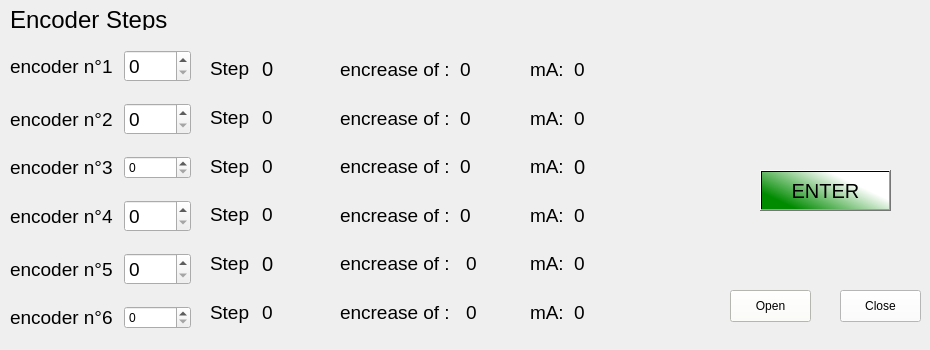
    <widget class="QWidget" name="Direct">
     <attribute name="title">
      <string>Direct  EncoderSteps</string>
     </attribute>
     <widget class="QPushButton" name="Pulsante_invio_pagina_Basics">
      <property name="geometry">
       <rect>
        <x>760</x>
        <y>170</y>
        <width>131</width>
        <height>41</height>
       </rect>
      </property>
      <property name="font">
       <font>
        <pointsize>15</pointsize>
       </font>
      </property>
      <property name="styleSheet">
       <string notr="true">background-color: qlineargradient(spread:pad, x1:0.0246305, y1:0.602273, x2:1, y2:0, stop:0 rgba(0, 139, 0, 255), stop:0.655172 rgba(255, 255, 255, 255));</string>
      </property>
      <property name="text">
       <string>ENTER</string>
      </property>
     </widget>
     <widget class="QLabel" name="Passi_encoder_scritta">
      <property name="geometry">
       <rect>
        <x>10</x>
        <y>10</y>
        <width>171</width>
        <height>20</height>
       </rect>
      </property>
      <property name="font">
       <font>
        <pointsize>18</pointsize>
       </font>
      </property>
      <property name="text">
       <string>Encoder Steps </string>
      </property>
     </widget>
     <widget class="QWidget" name="layoutWidget">
      <property name="geometry">
       <rect>
        <x>10</x>
        <y>40</y>
        <width>181</width>
        <height>301</height>
       </rect>
      </property>
      <layout class="QVBoxLayout" name="VEn_Dir">
       <property name="spacing">
        <number>11</number>
       </property>
       <item>
        <layout class="QHBoxLayout" name="Motore1" stretch="0,0">
         <item>
          <widget class="QLabel" name="Encoder1_direct">
           <property name="font">
            <font>
             <pointsize>14</pointsize>
            </font>
           </property>
           <property name="text">
            <string>encoder n°1</string>
           </property>
          </widget>
         </item>
         <item>
          <widget class="QSpinBox" name="riferimento1_direct">
           <property name="font">
            <font>
             <pointsize>14</pointsize>
            </font>
           </property>
          </widget>
         </item>
        </layout>
       </item>
       <item>
        <layout class="QHBoxLayout" name="Motore2" stretch="0,0">
         <item>
          <widget class="QLabel" name="Encoder_direct">
           <property name="font">
            <font>
             <pointsize>14</pointsize>
            </font>
           </property>
           <property name="text">
            <string>encoder n°2</string>
           </property>
          </widget>
         </item>
         <item>
          <widget class="QSpinBox" name="riferimento1_2_direct">
           <property name="font">
            <font>
             <pointsize>14</pointsize>
            </font>
           </property>
          </widget>
         </item>
        </layout>
       </item>
       <item>
        <layout class="QHBoxLayout" name="Motore3" stretch="0,0">
         <item>
          <widget class="QLabel" name="Encoder3_direct">
           <property name="font">
            <font>
             <pointsize>14</pointsize>
            </font>
           </property>
           <property name="text">
            <string>encoder n°3</string>
           </property>
          </widget>
         </item>
         <item>
          <widget class="QSpinBox" name="riferimento1_3_direct"/>
         </item>
        </layout>
       </item>
       <item>
        <layout class="QHBoxLayout" name="Motore4" stretch="0,0">
         <item>
          <widget class="QLabel" name="Ecoder4_direct">
           <property name="font">
            <font>
             <pointsize>14</pointsize>
            </font>
           </property>
           <property name="text">
            <string>encoder n°4</string>
           </property>
          </widget>
         </item>
         <item>
          <widget class="QSpinBox" name="riferimento1_4_direct">
           <property name="font">
            <font>
             <pointsize>14</pointsize>
            </font>
           </property>
          </widget>
         </item>
        </layout>
       </item>
       <item>
        <layout class="QHBoxLayout" name="Motore5" stretch="0,0">
         <item>
          <widget class="QLabel" name="Encoder5_direct">
           <property name="font">
            <font>
             <pointsize>14</pointsize>
            </font>
           </property>
           <property name="text">
            <string>encoder n°5</string>
           </property>
          </widget>
         </item>
         <item>
          <widget class="QSpinBox" name="riferimento1_5_direct">
           <property name="font">
            <font>
             <pointsize>14</pointsize>
            </font>
           </property>
          </widget>
         </item>
        </layout>
       </item>
       <item>
        <layout class="QHBoxLayout" name="Motore6" stretch="0,0">
         <item>
          <widget class="QLabel" name="Encoder6_direct">
           <property name="font">
            <font>
             <pointsize>14</pointsize>
            </font>
           </property>
           <property name="text">
            <string>encoder n°6</string>
           </property>
          </widget>
         </item>
         <item>
          <widget class="QSpinBox" name="riferimento1_6_direct"/>
         </item>
        </layout>
       </item>
      </layout>
     </widget>
     <widget class="QWidget" name="layoutWidget">
      <property name="geometry">
       <rect>
        <x>340</x>
        <y>50</y>
        <width>181</width>
        <height>281</height>
       </rect>
      </property>
      <property name="font">
       <font>
        <pointsize>15</pointsize>
       </font>
      </property>
      <layout class="QVBoxLayout" name="VEncDir">
       <property name="spacing">
        <number>10</number>
       </property>
       <item>
        <layout class="QHBoxLayout" name="horizontalLayout_9">
         <item>
          <widget class="QLabel" name="encrease1">
           <property name="font">
            <font>
             <pointsize>14</pointsize>
            </font>
           </property>
           <property name="text">
            <string>encrease of :</string>
           </property>
          </widget>
         </item>
         <item>
          <widget class="QLabel" name="encrease_value1">
           <property name="font">
            <font>
             <pointsize>14</pointsize>
            </font>
           </property>
           <property name="text">
            <string>0</string>
           </property>
          </widget>
         </item>
        </layout>
       </item>
       <item>
        <layout class="QHBoxLayout" name="horizontalLayout_14">
         <item>
          <widget class="QLabel" name="encrease2">
           <property name="font">
            <font>
             <pointsize>14</pointsize>
            </font>
           </property>
           <property name="text">
            <string>encrease of :</string>
           </property>
          </widget>
         </item>
         <item>
          <widget class="QLabel" name="encrease_value2">
           <property name="font">
            <font>
             <pointsize>14</pointsize>
            </font>
           </property>
           <property name="text">
            <string>0</string>
           </property>
          </widget>
         </item>
        </layout>
       </item>
       <item>
        <layout class="QHBoxLayout" name="horizontalLayout_15">
         <item>
          <widget class="QLabel" name="encrease3">
           <property name="font">
            <font>
             <pointsize>14</pointsize>
            </font>
           </property>
           <property name="text">
            <string>encrease of :</string>
           </property>
           <property name="indent">
            <number>-1</number>
           </property>
          </widget>
         </item>
         <item>
          <widget class="QLabel" name="encrease_value3">
           <property name="font">
            <font>
             <pointsize>14</pointsize>
            </font>
           </property>
           <property name="text">
            <string>0</string>
           </property>
          </widget>
         </item>
        </layout>
       </item>
       <item>
        <layout class="QHBoxLayout" name="horizontalLayout_16">
         <item>
          <widget class="QLabel" name="encrease4">
           <property name="font">
            <font>
             <pointsize>14</pointsize>
            </font>
           </property>
           <property name="text">
            <string>encrease of :</string>
           </property>
           <property name="scaledContents">
            <bool>false</bool>
           </property>
           <property name="margin">
            <number>0</number>
           </property>
          </widget>
         </item>
         <item>
          <widget class="QLabel" name="encrease_value4">
           <property name="font">
            <font>
             <pointsize>14</pointsize>
            </font>
           </property>
           <property name="text">
            <string>0</string>
           </property>
          </widget>
         </item>
        </layout>
       </item>
       <item>
        <layout class="QHBoxLayout" name="horizontalLayout_17">
         <item>
          <widget class="QLabel" name="encrease5">
           <property name="font">
            <font>
             <pointsize>14</pointsize>
            </font>
           </property>
           <property name="text">
            <string>encrease of : </string>
           </property>
          </widget>
         </item>
         <item>
          <widget class="QLabel" name="encrease_value5">
           <property name="font">
            <font>
             <pointsize>14</pointsize>
            </font>
           </property>
           <property name="text">
            <string>0</string>
           </property>
          </widget>
         </item>
        </layout>
       </item>
       <item>
        <layout class="QHBoxLayout" name="horizontalLayout_18">
         <item>
          <widget class="QLabel" name="encrease6">
           <property name="font">
            <font>
             <pointsize>14</pointsize>
            </font>
           </property>
           <property name="text">
            <string>encrease of : </string>
           </property>
          </widget>
         </item>
         <item>
          <widget class="QLabel" name="encrease_value6">
           <property name="font">
            <font>
             <pointsize>14</pointsize>
            </font>
           </property>
           <property name="text">
            <string>0</string>
           </property>
          </widget>
         </item>
        </layout>
       </item>
      </layout>
     </widget>
     <widget class="QWidget" name="layoutWidget">
      <property name="geometry">
       <rect>
        <x>210</x>
        <y>50</y>
        <width>121</width>
        <height>281</height>
       </rect>
      </property>
      <property name="font">
       <font>
        <pointsize>15</pointsize>
       </font>
      </property>
      <layout class="QVBoxLayout" name="VStepDir">
       <property name="spacing">
        <number>12</number>
       </property>
       <item>
        <layout class="QHBoxLayout" name="horizontalLayout_25">
         <item>
          <widget class="QLabel" name="Step1_direct">
           <property name="sizePolicy">
            <sizepolicy hsizetype="Fixed" vsizetype="Preferred">
             <horstretch>0</horstretch>
             <verstretch>0</verstretch>
            </sizepolicy>
           </property>
           <property name="font">
            <font>
             <pointsize>14</pointsize>
            </font>
           </property>
           <property name="text">
            <string>Step</string>
           </property>
          </widget>
         </item>
         <item>
          <widget class="QLabel" name="passi1_direct">
           <property name="font">
            <font>
             <pointsize>15</pointsize>
            </font>
           </property>
           <property name="text">
            <string>0</string>
           </property>
          </widget>
         </item>
        </layout>
       </item>
       <item>
        <layout class="QHBoxLayout" name="horizontalLayout_26">
         <item>
          <widget class="QLabel" name="Step2_direct">
           <property name="sizePolicy">
            <sizepolicy hsizetype="Fixed" vsizetype="Preferred">
             <horstretch>0</horstretch>
             <verstretch>0</verstretch>
            </sizepolicy>
           </property>
           <property name="font">
            <font>
             <pointsize>14</pointsize>
            </font>
           </property>
           <property name="text">
            <string>Step</string>
           </property>
          </widget>
         </item>
         <item>
          <widget class="QLabel" name="passi1_2_direct">
           <property name="font">
            <font>
             <pointsize>14</pointsize>
            </font>
           </property>
           <property name="text">
            <string>0</string>
           </property>
          </widget>
         </item>
        </layout>
       </item>
       <item>
        <layout class="QHBoxLayout" name="horizontalLayout_27">
         <item>
          <widget class="QLabel" name="Step3_direct">
           <property name="sizePolicy">
            <sizepolicy hsizetype="Fixed" vsizetype="Preferred">
             <horstretch>0</horstretch>
             <verstretch>0</verstretch>
            </sizepolicy>
           </property>
           <property name="font">
            <font>
             <pointsize>14</pointsize>
            </font>
           </property>
           <property name="text">
            <string>Step</string>
           </property>
          </widget>
         </item>
         <item>
          <widget class="QLabel" name="passi1_3_direct">
           <property name="font">
            <font>
             <pointsize>14</pointsize>
            </font>
           </property>
           <property name="text">
            <string>0</string>
           </property>
          </widget>
         </item>
        </layout>
       </item>
       <item>
        <layout class="QHBoxLayout" name="horizontalLayout_28">
         <item>
          <widget class="QLabel" name="Step4_direct">
           <property name="sizePolicy">
            <sizepolicy hsizetype="Fixed" vsizetype="Preferred">
             <horstretch>0</horstretch>
             <verstretch>0</verstretch>
            </sizepolicy>
           </property>
           <property name="font">
            <font>
             <pointsize>14</pointsize>
            </font>
           </property>
           <property name="text">
            <string>Step</string>
           </property>
          </widget>
         </item>
         <item>
          <widget class="QLabel" name="passi1_4_direct">
           <property name="font">
            <font>
             <pointsize>14</pointsize>
            </font>
           </property>
           <property name="text">
            <string>0</string>
           </property>
          </widget>
         </item>
        </layout>
       </item>
       <item>
        <layout class="QHBoxLayout" name="horizontalLayout_29">
         <item>
          <widget class="QLabel" name="Step5_direct">
           <property name="sizePolicy">
            <sizepolicy hsizetype="Fixed" vsizetype="Preferred">
             <horstretch>0</horstretch>
             <verstretch>0</verstretch>
            </sizepolicy>
           </property>
           <property name="font">
            <font>
             <pointsize>14</pointsize>
            </font>
           </property>
           <property name="text">
            <string>Step</string>
           </property>
          </widget>
         </item>
         <item>
          <widget class="QLabel" name="passi1_5_direct">
           <property name="font">
            <font>
             <pointsize>15</pointsize>
            </font>
           </property>
           <property name="text">
            <string>0</string>
           </property>
          </widget>
         </item>
        </layout>
       </item>
       <item>
        <layout class="QHBoxLayout" name="horizontalLayout_30">
         <item>
          <widget class="QLabel" name="Step6_direct">
           <property name="sizePolicy">
            <sizepolicy hsizetype="Fixed" vsizetype="Preferred">
             <horstretch>0</horstretch>
             <verstretch>0</verstretch>
            </sizepolicy>
           </property>
           <property name="font">
            <font>
             <pointsize>14</pointsize>
            </font>
           </property>
           <property name="text">
            <string>Step</string>
           </property>
          </widget>
         </item>
         <item>
          <widget class="QLabel" name="passi1_6_direct">
           <property name="font">
            <font>
             <pointsize>14</pointsize>
            </font>
           </property>
           <property name="text">
            <string>0</string>
           </property>
          </widget>
         </item>
        </layout>
       </item>
      </layout>
     </widget>
     <widget class="QWidget" name="layoutWidget_5">
      <property name="geometry">
       <rect>
        <x>530</x>
        <y>50</y>
        <width>141</width>
        <height>281</height>
       </rect>
      </property>
      <property name="font">
       <font>
        <pointsize>15</pointsize>
       </font>
      </property>
      <layout class="QVBoxLayout" name="VmADir_2">
       <property name="spacing">
        <number>10</number>
       </property>
       <item>
        <layout class="QHBoxLayout" name="horizontalLayout_37">
         <item>
          <widget class="QLabel" name="ma1">
           <property name="enabled">
            <bool>true</bool>
           </property>
           <property name="sizePolicy">
            <sizepolicy hsizetype="Fixed" vsizetype="Preferred">
             <horstretch>0</horstretch>
             <verstretch>0</verstretch>
            </sizepolicy>
           </property>
           <property name="font">
            <font>
             <pointsize>14</pointsize>
            </font>
           </property>
           <property name="text">
            <string>mA:</string>
           </property>
          </widget>
         </item>
         <item>
          <widget class="QLabel" name="ma1_value">
           <property name="font">
            <font>
             <pointsize>14</pointsize>
            </font>
           </property>
           <property name="text">
            <string>0</string>
           </property>
          </widget>
         </item>
        </layout>
       </item>
       <item>
        <layout class="QHBoxLayout" name="horizontalLayout_38">
         <item>
          <widget class="QLabel" name="ma2">
           <property name="enabled">
            <bool>true</bool>
           </property>
           <property name="sizePolicy">
            <sizepolicy hsizetype="Fixed" vsizetype="Preferred">
             <horstretch>0</horstretch>
             <verstretch>0</verstretch>
            </sizepolicy>
           </property>
           <property name="font">
            <font>
             <pointsize>14</pointsize>
            </font>
           </property>
           <property name="text">
            <string>mA:</string>
           </property>
          </widget>
         </item>
         <item>
          <widget class="QLabel" name="ma2_value">
           <property name="font">
            <font>
             <pointsize>14</pointsize>
            </font>
           </property>
           <property name="text">
            <string>0</string>
           </property>
          </widget>
         </item>
        </layout>
       </item>
       <item>
        <layout class="QHBoxLayout" name="horizontalLayout_39">
         <item>
          <widget class="QLabel" name="ma3">
           <property name="sizePolicy">
            <sizepolicy hsizetype="Fixed" vsizetype="Preferred">
             <horstretch>0</horstretch>
             <verstretch>0</verstretch>
            </sizepolicy>
           </property>
           <property name="font">
            <font>
             <pointsize>14</pointsize>
            </font>
           </property>
           <property name="text">
            <string>mA:</string>
           </property>
          </widget>
         </item>
         <item>
          <widget class="QLabel" name="ma3_value">
           <property name="font">
            <font>
             <pointsize>15</pointsize>
            </font>
           </property>
           <property name="text">
            <string>0</string>
           </property>
          </widget>
         </item>
        </layout>
       </item>
       <item>
        <layout class="QHBoxLayout" name="horizontalLayout_40">
         <item>
          <widget class="QLabel" name="ma4">
           <property name="sizePolicy">
            <sizepolicy hsizetype="Fixed" vsizetype="Preferred">
             <horstretch>0</horstretch>
             <verstretch>0</verstretch>
            </sizepolicy>
           </property>
           <property name="font">
            <font>
             <pointsize>14</pointsize>
            </font>
           </property>
           <property name="text">
            <string>mA:</string>
           </property>
          </widget>
         </item>
         <item>
          <widget class="QLabel" name="ma4_value">
           <property name="font">
            <font>
             <pointsize>14</pointsize>
            </font>
           </property>
           <property name="text">
            <string>0</string>
           </property>
          </widget>
         </item>
        </layout>
       </item>
       <item>
        <layout class="QHBoxLayout" name="horizontalLayout_41">
         <item>
          <widget class="QLabel" name="ma5">
           <property name="sizePolicy">
            <sizepolicy hsizetype="Fixed" vsizetype="Preferred">
             <horstretch>0</horstretch>
             <verstretch>0</verstretch>
            </sizepolicy>
           </property>
           <property name="font">
            <font>
             <pointsize>14</pointsize>
            </font>
           </property>
           <property name="text">
            <string>mA:</string>
           </property>
          </widget>
         </item>
         <item>
          <widget class="QLabel" name="ma5_value">
           <property name="font">
            <font>
             <pointsize>14</pointsize>
            </font>
           </property>
           <property name="text">
            <string>0</string>
           </property>
          </widget>
         </item>
        </layout>
       </item>
       <item>
        <layout class="QHBoxLayout" name="horizontalLayout_42">
         <item>
          <widget class="QLabel" name="ma6">
           <property name="sizePolicy">
            <sizepolicy hsizetype="Fixed" vsizetype="Preferred">
             <horstretch>0</horstretch>
             <verstretch>0</verstretch>
            </sizepolicy>
           </property>
           <property name="font">
            <font>
             <pointsize>14</pointsize>
            </font>
           </property>
           <property name="text">
            <string>mA:</string>
           </property>
          </widget>
         </item>
         <item>
          <widget class="QLabel" name="ma6_value">
           <property name="font">
            <font>
             <pointsize>14</pointsize>
            </font>
           </property>
           <property name="text">
            <string>0</string>
           </property>
          </widget>
         </item>
        </layout>
       </item>
      </layout>
     </widget>
     <widget class="QPushButton" name="Open1">
      <property name="geometry">
       <rect>
        <x>730</x>
        <y>290</y>
        <width>81</width>
        <height>32</height>
       </rect>
      </property>
      <property name="styleSheet">
       <string notr="true">background-color: rgb(255, 255, 247);</string>
      </property>
      <property name="text">
       <string>Open</string>
      </property>
     </widget>
     <widget class="QPushButton" name="Close1">
      <property name="geometry">
       <rect>
        <x>840</x>
        <y>290</y>
        <width>81</width>
        <height>32</height>
       </rect>
      </property>
      <property name="styleSheet">
       <string notr="true">background-color: rgb(255, 255, 255);</string>
      </property>
      <property name="text">
       <string>Close</string>
      </property>
     </widget>
    </widget>
